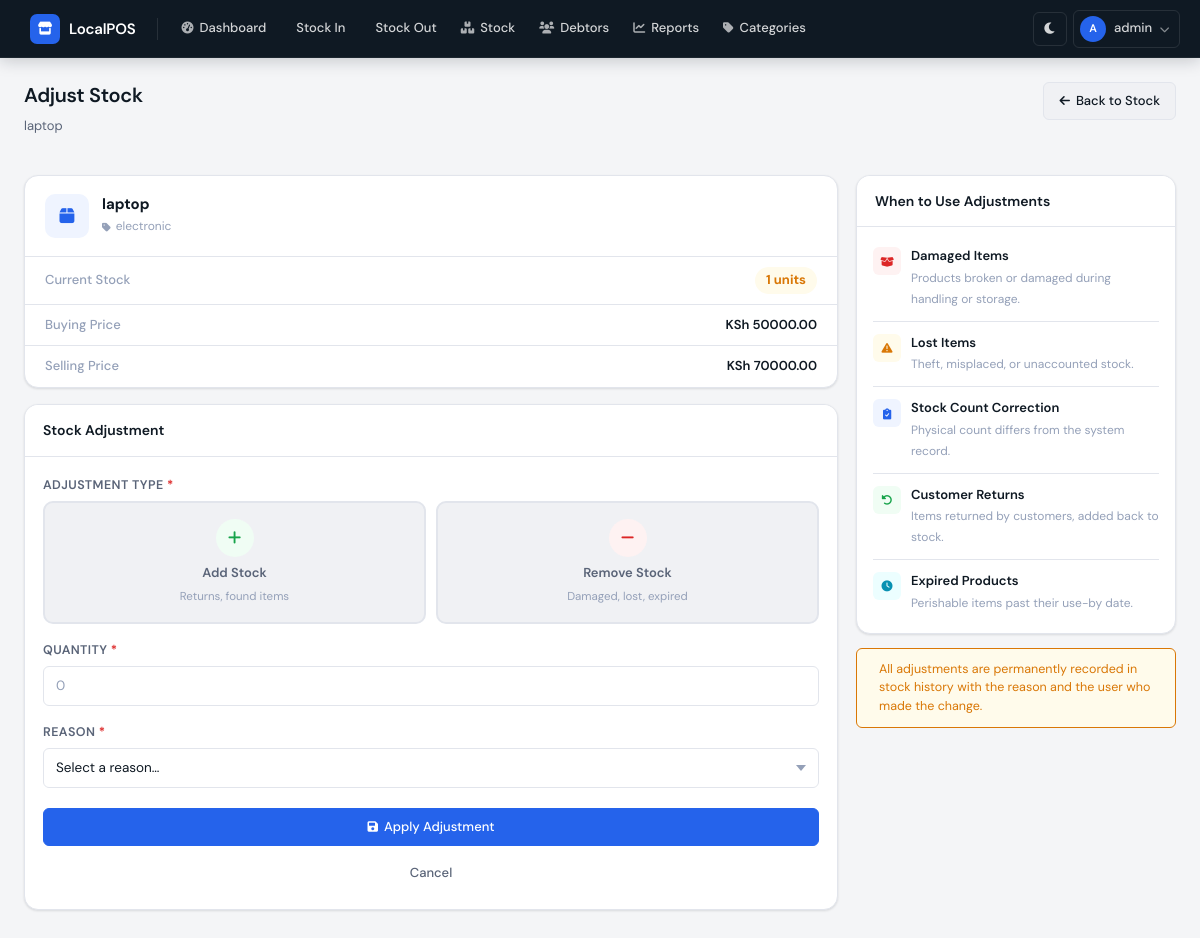
Page /stock/adjust/1 (signed in) on the earlier database version.
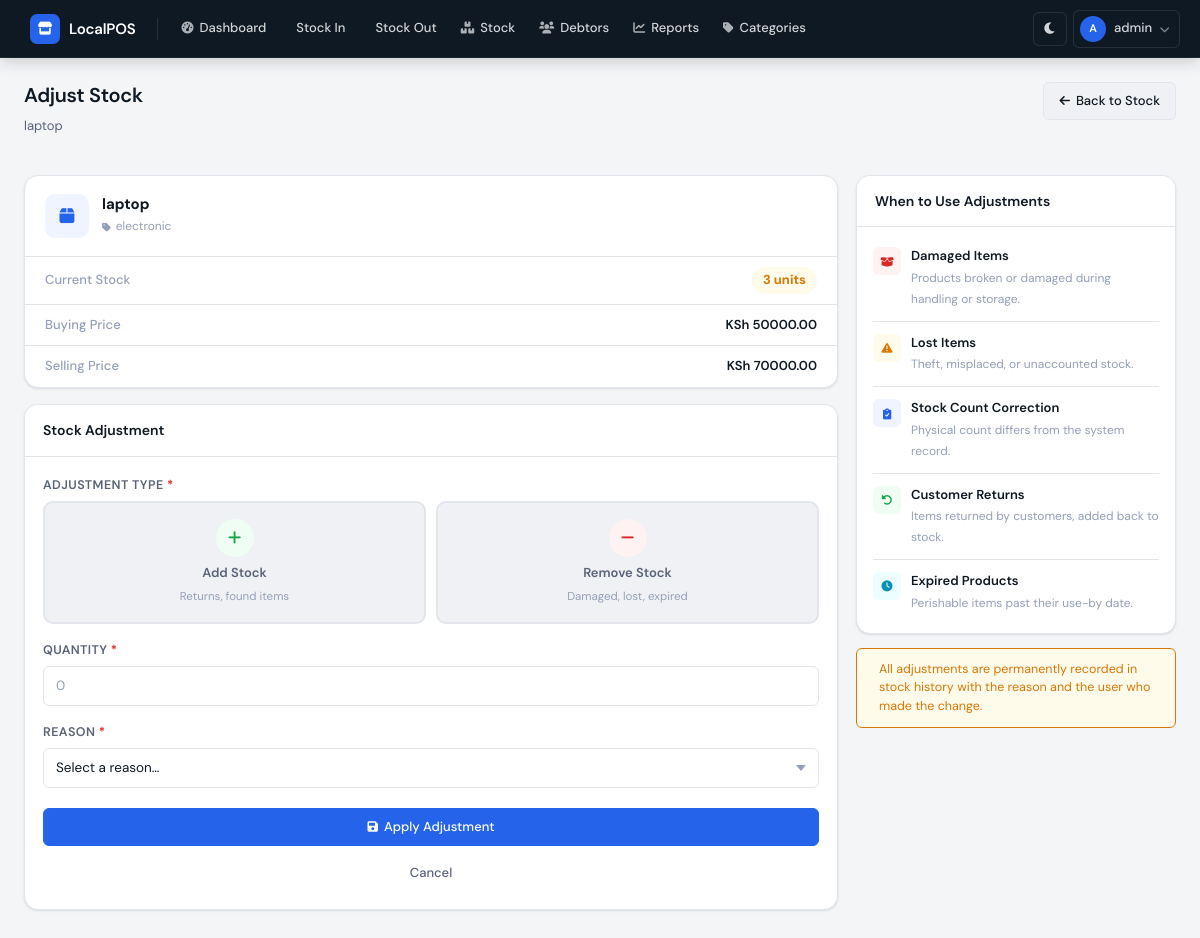
Same page on the later database version.
### database/models.py (models this page shows)
class Product(db.Model):
    __tablename__ = 'products'
    id = db.Column(db.Integer, primary_key=True)
    name = db.Column(db.String(200), nullable=False)
    category_id = db.Column(db.Integer, db.ForeignKey('categories.id'), nullable=False)
    current_stock = db.Column(db.Integer, default=0)
    reorder_level = db.Column(db.Integer, default=5)
    buying_price = db.Column(db.Float, default=0.0)
    selling_price = db.Column(db.Float, default=0.0)
    unit_type = db.Column(db.String(50), default='piece')  # piece, crate, kg, meter
    unit_conversion = db.Column(db.Integer, default=1)  # e.g., 1 crate = 24 bottles
    image_filename = db.Column(db.String(200), nullable=True)
    is_active = db.Column(db.Boolean, default=True)
    created_at = db.Column(db.DateTime, default=datetime.utcnow)
    updated_at = db.Column(db.DateTime, default=datetime.utcnow, onupdate=datetime.utcnow)
    variants = db.relationship('ProductVariant', backref='product', lazy=True)
    stock_entries = db.relationship('StockEntry', backref='product', lazy=True)
    sale_items = db.relationship('SaleItem', backref='product', lazy=True)

### routes/stock_management.py (the view, shortened to what this page needs)
@stock_bp.route('/adjust/<int:product_id>', methods=['GET', 'POST'])
@login_required
def adjust_stock(product_id):
    product = Product.query.get_or_404(product_id)
    return render_template('adjust_stock.html', product=product)

### app.py (called while the page is built)
@login_manager.user_loader
def load_user(user_id):
    return User.query.get(int(user_id))

### templates/adjust_stock.html (shortened to what the changed rows need)
{% extends "base.html" %}
{% block content %}
<div class="page-header">
    <div>
        <h1 class="page-title">Adjust Stock</h1>
        <p class="page-subtitle">{{ product.name }}</p>
    </div>
</div>
<div class="adjust-grid">
    <div>
        <div class="product-info-card">
            <div class="product-info-top">
                <div>
                    <div class="product-info-name">{{ product.name }}</div>
                    <div class="product-info-cat">
                        <i class="fas fa-tag" style="font-size:10px;"></i>
                        {{ product.category.name }}
                    </div>
                </div>
            </div>
            <div class="info-list">
                <div class="info-row">
                    <span class="info-label">Current Stock</span>
                    <span class="stock-count-badge
                        {{ 'stock-critical' if product.current_stock == 0 else
                           'stock-low'      if product.current_stock <= product.reorder_level else
                           'stock-ok' }}">
                        {{ product.current_stock }} units
                    </span>
                </div>
                <div class="info-row">
                    <span class="info-label">Buying Price</span>
                    <span class="info-value">KSh {{ "%.2f"|format(product.buying_price) }}</span>
                </div>
                <div class="info-row">
                    <span class="info-label">Selling Price</span>
                    <span class="info-value">KSh {{ "%.2f"|format(product.selling_price) }}</span>
                </div>
            </div>
        </div>
    </div>
</div>
{% endblock %}

Differences in the rows shown:
changed Product "laptop": current_stock "1" → "3"
